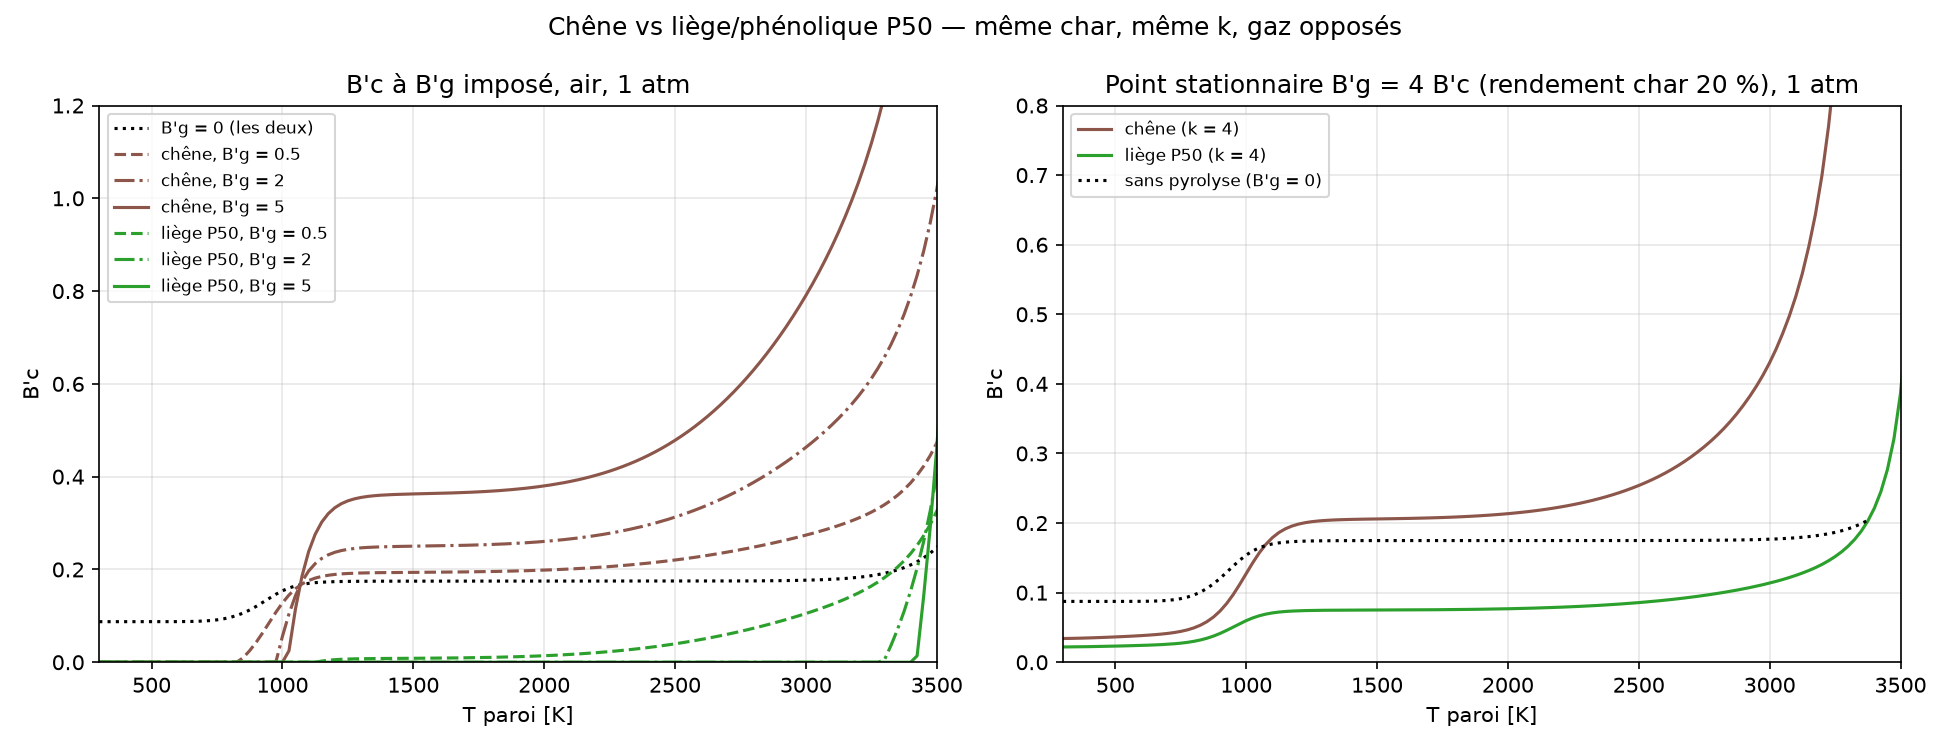

Write the Python code that produced this figure.
#!/usr/bin/env python
"""
Comparaison chêne / liège-phénolique P50 à partir des tables B' versionnées.

Aucun nouveau calcul d'équilibre : le script relit les CSV déjà produits par
oak_bprime.py et ../cork_bprime/cork_bprime.py.

    - chêne              : rendement en char 20 %, k = (1-y)/y = 4.0
    - liège/phénolique P50 : rendement en char 20 % (TGA), k = 4.0

Les deux matériaux ont donc le même rendement en char, le même char (C pur)
et le même bord (air) : seule la composition du gaz de pyrolyse diffère.

Sorties :
    - tableaux imprimés (1 atm), repris dans comparaison_chene_liege.md
    - comparaison_chene_liege.csv : point stationnaire des deux matériaux
    - comparaison_chene_liege.png : B'c(T) à B'g fixé et point stationnaire
"""

import csv
import os

import matplotlib
matplotlib.use("Agg")
import matplotlib.pyplot as plt

HERE = os.path.dirname(os.path.abspath(__file__))
CORK = os.path.join(HERE, "..", "cork_bprime")

Y_CHAR = 0.20                      # rendement en char, les deux matériaux
K = (1.0 - Y_CHAR) / Y_CHAR        # B'g/B'c stationnaire = 4.0

MATERIALS = {
    "chêne": {
        "dir": HERE, "prefix": "oak",
        "rho_v": 700.0,            # ordre de grandeur (oak_bprime/README.md)
        "gas": (0.221, 0.536, 0.243),
        "color": "tab:brown",
    },
    "liège P50": {
        "dir": CORK, "prefix": "cork",
        "rho_v": 465.6,            # mesurée (P50)
        "gas": (0.287, 0.592, 0.121),
        "color": "tab:green",
    },
}

P_BAR_1ATM = 1.01325
T_REPORT = (1000, 1500, 2000, 2500, 3000)
BG_REPORT = (0.0, 0.5, 2.0, 5.0)
BG_MAX_SWEEP = 10.0                # borne du balayage du point stationnaire


def read_csv(path):
    with open(path) as f:
        return [{k: float(v) for k, v in row.items()} for row in csv.DictReader(f)]


def load(mat):
    d, p = mat["dir"], mat["prefix"]
    bc = read_csv(os.path.join(d, p + "_bprime_bc_table.csv"))
    ss = read_csv(os.path.join(d, p + "_bprime_steady_state.csv"))
    table = {}
    for r in bc:
        if abs(r["P_bar"] - P_BAR_1ATM) < 1e-6:
            table.setdefault(r["Bg"], {})[int(r["Tw_K"])] = r["Bc"]
    steady = {int(r["T_K"]): r for r in ss
              if abs(r["P_atm"] - 1.0) < 1e-9 and r["Bg_ss"] < BG_MAX_SWEEP}
    return table, steady


def main():
    data = {name: load(m) for name, m in MATERIALS.items()}

    print("Gaz de pyrolyse (fractions molaires élémentaires)")
    for name, m in MATERIALS.items():
        c, h, o = m["gas"]
        print(f"  {name:10s} C {c:.3f}  H {h:.3f}  O {o:.3f}  O/C = {o / c:.2f}")
    print(f"\nRendement en char {Y_CHAR:.0%} pour les deux : k = {K:.1f}\n")

    print("B'c à 1 atm, B'g imposé")
    print("  T [K] | " + " | ".join(
        f"B'g={bg:g} chêne / liège" for bg in BG_REPORT))
    for T in T_REPORT:
        cells = []
        for bg in BG_REPORT:
            vo = data["chêne"][0][bg][T]
            vc = data["liège P50"][0][bg][T]
            cells.append(f"{vo:.3f} / {vc:.3f}")
        print(f"  {T:5d} | " + " | ".join(cells))

    print("\nPoint stationnaire (B'g = 4 B'c), 1 atm")
    print("  T [K] | B'c chêne | B'c liège | B'g chêne | B'g liège | "
          "(1+k)B'c/ρv chêne | liège [1e-3 m3/kg] | rapport")
    rows = []
    for T in T_REPORT:
        so = data["chêne"][1].get(T)
        sc = data["liège P50"][1].get(T)
        if so is None or sc is None:
            continue
        ro = (1 + K) * so["Bc_ss"] / MATERIALS["chêne"]["rho_v"]
        rc = (1 + K) * sc["Bc_ss"] / MATERIALS["liège P50"]["rho_v"]
        print(f"  {T:5d} | {so['Bc_ss']:.4f}    | {sc['Bc_ss']:.4f}    | "
              f"{so['Bg_ss']:.3f}     | {sc['Bg_ss']:.3f}     | "
              f"{1e3 * ro:.3f}             | {1e3 * rc:.3f}              | "
              f"x{ro / rc:.2f}  (B'c x{so['Bc_ss'] / sc['Bc_ss']:.2f})")
        rows.append((T, so["Bc_Bg0"], so["Bc_ss"], sc["Bc_ss"],
                     so["Bg_ss"], sc["Bg_ss"], so["hw_ss_MJkg"], sc["hw_ss_MJkg"],
                     ro, rc))

    out_csv = os.path.join(HERE, "comparaison_chene_liege.csv")
    with open(out_csv, "w", newline="") as f:
        w = csv.writer(f)
        w.writerow(["T_K", "Bc_Bg0", "Bc_ss_oak", "Bc_ss_corkP50",
                    "Bg_ss_oak", "Bg_ss_corkP50", "hw_ss_oak_MJkg",
                    "hw_ss_corkP50_MJkg", "recession_over_mdote_oak_m3kg",
                    "recession_over_mdote_corkP50_m3kg"])
        for r in rows:
            w.writerow([r[0]] + [f"{v:.6e}" for v in r[1:]])
    print(f"\n-> {os.path.relpath(out_csv, HERE)}")

    # --- figure ------------------------------------------------------------
    fig, (ax1, ax2) = plt.subplots(1, 2, figsize=(13, 5))
    styles = {0.0: ":", 0.5: "--", 2.0: "-.", 5.0: "-"}
    for name, m in MATERIALS.items():
        table, steady = data[name]
        for bg, ls in styles.items():
            if bg == 0.0 and name == "liège P50":
                continue            # identique au chêne à B'g = 0
            Ts = sorted(table[bg])
            lab = "B'g = 0 (les deux)" if bg == 0.0 else f"{name}, B'g = {bg:g}"
            ax1.plot(Ts, [table[bg][t] for t in Ts], ls,
                     color="k" if bg == 0.0 else m["color"], label=lab)
        Ts = sorted(steady)
        ax2.plot(Ts, [steady[t]["Bc_ss"] for t in Ts], "-", color=m["color"],
                 label=f"{name} (k = {K:.0f})")
    Ts = sorted(data["chêne"][1])
    ax2.plot(Ts, [data["chêne"][1][t]["Bc_Bg0"] for t in Ts], ":", color="k",
             label="sans pyrolyse (B'g = 0)")
    for ax in (ax1, ax2):
        ax.set_xlim(300, 3500)
        ax.set_xlabel("T paroi [K]")
        ax.set_ylabel("B'c")
        ax.grid(alpha=0.3)
        ax.legend(fontsize=8)
    ax1.set_ylim(0, 1.2)
    ax2.set_ylim(0, 0.8)
    ax1.set_title("B'c à B'g imposé, air, 1 atm")
    ax2.set_title("Point stationnaire B'g = 4 B'c (rendement char 20 %), 1 atm")
    fig.suptitle("Chêne vs liège/phénolique P50 — même char, même k, gaz opposés")
    fig.tight_layout()
    out_png = os.path.join(HERE, "comparaison_chene_liege.png")
    fig.savefig(out_png, dpi=150)
    print(f"-> {os.path.relpath(out_png, HERE)}")


if __name__ == "__main__":
    main()
